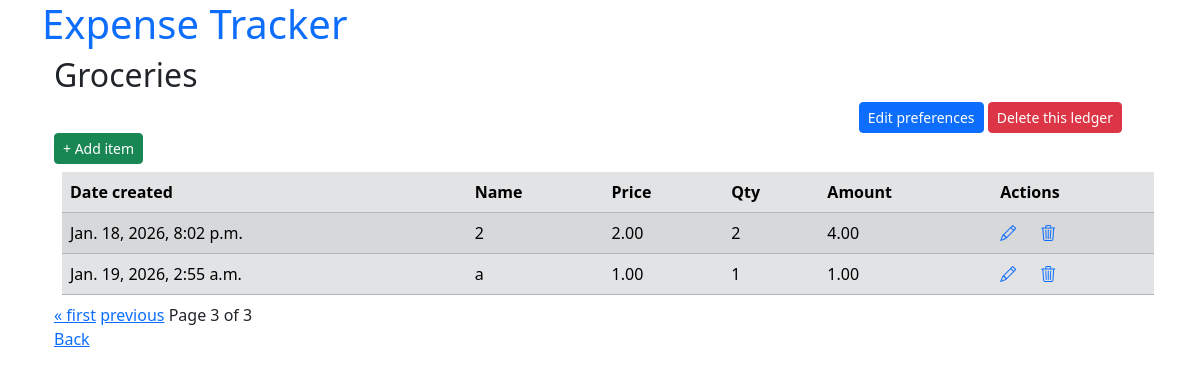
/expenses/ledgers/12/?page=3, run on the app's committed database.
### expenses/models.py (models this page shows, shortened)
class Ledger(models.Model):
    name = models.CharField(max_length=100)
    created_at = models.DateTimeField(auto_now_add=True, null=True)

class ExpenseItem(models.Model):
    ledger = models.ForeignKey(Ledger, on_delete=models.CASCADE, related_name="items")
    name = models.CharField(max_length=100)
    qty = models.PositiveIntegerField(validators=[MinValueValidator(1)])
    price = models.DecimalField(
        max_digits=10, decimal_places=2, validators=[MinValueValidator(0)]
    )
    created_at = models.DateTimeField(auto_now_add=True)
    @property
    def amt(self):
        return self.qty * self.price

### expenses/views.py (the view)
# urls.py: path("ledgers/<int:ledger_id>/", LedgerDetailView.as_view(), name="ledger_detail"),
class LedgerDetailView(DetailView):
    model = Ledger
    context_object_name = "ledger"
    pk_url_kwarg = "ledger_id"
    def get_context_data(self, **kwargs):
        context = super().get_context_data(**kwargs)
        raw_items = self.object.items.all().order_by("id")
        paginator = Paginator(raw_items, 5)
        page_number = self.request.GET.get("page")
        context["expenseitem_list"] = paginator.get_page(page_number)
        return context

### expenses/templates/expenses/ledger_detail.html
{% extends "expenses/base.html" %}
{% block content %}
    {% include "expenses/partials/ledger_title.html" %}
    <div class="container gap-3 ">
        <div class="container gap-3 text-end">
            <a href="{% url 'expenses:ledger_update' ledger.id %}"
               class="btn btn-primary btn-sm">Edit preferences</a>
            <a href="{% url 'expenses:ledger_delete' ledger.id %}"
               class="btn btn-danger btn-sm">Delete this ledger</a>
        </div>
    </div>
    <a href="{% url 'expenses:add_item' ledger.id %}"
       class="btn btn-success btn-sm">+ Add item</a>
    {% include "expenses/expenseitem_list.html" %}
    <a href="{% url 'expenses:ledgers' %}">Back</a>
{% endblock content %}

### expenses/templates/expenses/partials/ledger_title.html
<h2>{{ ledger.name }}</h2>

### expenses/templates/expenses/expenseitem_list.html (shortened to what this page needs)
{% block content %}
  <table class="table table-striped table-secondary m-2">
    <thead>
      <tr>
        <th>Date created</th>
        <th>Name</th>
        <th>Price</th>
        <th>Qty</th>
        <th>Amount</th>
        <th>Actions</th>
      </tr>
    </thead>
    <tbody>
      {% for item in expenseitem_list %}
        <tr>
          <td>{{ item.created_at }}</td>
          <td>{{ item.name }}</td>
          <td>{{ item.price }}</td>
          <td>{{ item.qty }}</td>
          <td>{{ item.amt }}</td>
          <td>
            <div class="d-flex gap-4">
              <a href="{% url 'expenses:expense_update' ledger_id=item.ledger.id pk=item.id %}"><i class="bi bi-pencil"></i></a>
              <a href="{% url 'expenses:expense_delete' ledger_id=item.ledger.id pk=item.id %}"><i class="bi bi-trash3"></i></a>
            </div>
          </td>
        </tr>
      {% endfor %}
    </tbody>
  </table>
  <div class="pagination">
    <span class="step-links">
      {% if expenseitem_list.has_previous %}
        <a href="?page=1">&laquo; first</a>
        <a href="?page={{ expenseitem_list.previous_page_number }}">previous</a>
      {% endif %}
      <span class="current">Page {{ expenseitem_list.number }} of {{ expenseitem_list.paginator.num_pages }}</span>
    </span>
  </div>
{% endblock content %}

### data on the page
Ledger: name "Groceries"
ExpenseItem: created_at "Jan. 18, 2026, 8:02 p.m.", name "2", price "2.00", qty "2", amt "4.00"
ExpenseItem: created_at "Jan. 19, 2026, 2:55 a.m.", name "a", price "1.00", qty "1", amt "1.00"

### other printed values
{{ expenseitem_list.number }} "3"
{{ expenseitem_list.paginator.num_pages }} "3"
